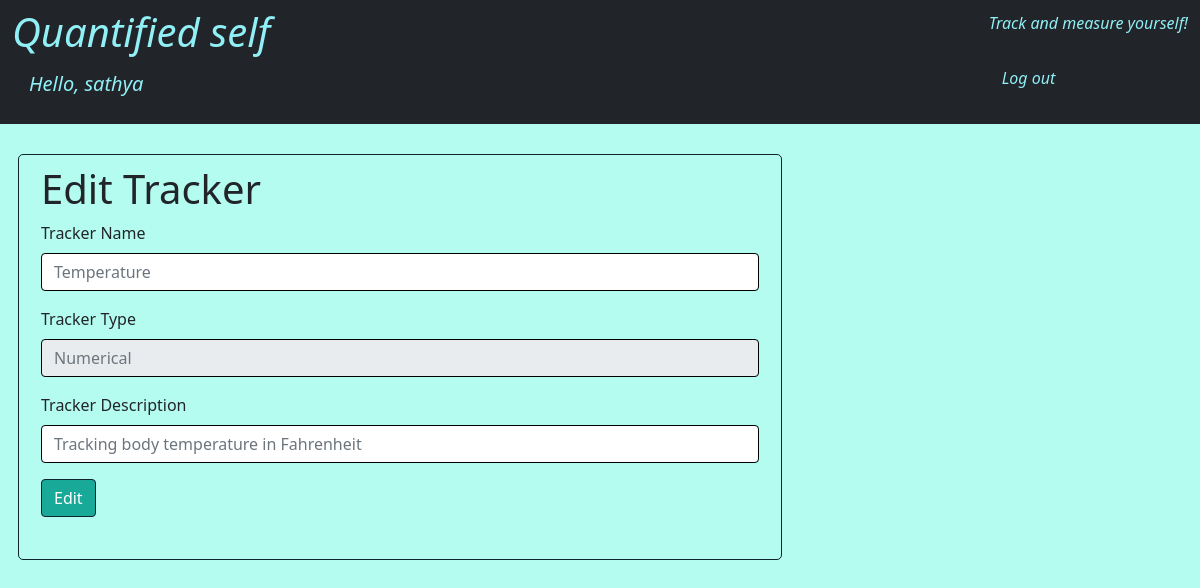
/user/sathya/14/edit (signed in), run on the app's committed database.
### models.py (models this page shows, shortened)
class Users(db.Model, UserMixin):
    __tablename__ = "Users"
    uid = db.Column(db.Integer, autoincrement=True, primary_key=True)
    uname = db.Column(db.String, nullable=False, unique=True)
    password = db.Column(db.String(), nullable=False)
    trackers = db.relationship("Trackers", secondary="Enrollments")

class Trackers(db.Model):
    __tablename__ = "Trackers"
    trid = db.Column(db.Integer, autoincrement=True, primary_key=True)
    trname = db.Column(db.String, nullable=False, unique=True)
    trtype = db.Column(db.String, nullable=False)
    trdesc = db.Column(db.String)

### application/user.py (the view, shortened to what this page needs)
@app.route("/user/<uname>/<int:trid>/edit", methods=['GET', 'POST'])
@login_required
def user_tracker_edit(uname,trid):
    if request.method == 'GET':
        tracker = Trackers.query.filter_by(trid=trid).one()
        selectable_values = None
        if tracker.trtype == "Multiple Choice":
            try:
                selectable_values = Selectables.query.filter_by(trid=trid).one()
            except:
                pass
        return render_template("useredittracker.html", tracker=tracker, selectable_values = selectable_values, uname=current_user.uname, trid=trid)

### application/user.py (called while the page is built)
@login.user_loader
def load_user(uid):
    return Users.query.filter_by(uid=uid).first()

### templates/useredittracker.html (shortened to what this page needs)
<!DOCTYPE html>
<html lang="en">
  <head>
    <link href="https://cdn.jsdelivr.net/npm/bootstrap@5.1.3/dist/css/bootstrap.min.css" rel="stylesheet">
  </head>
<body >
    <nav class="navbar navbar-dark bg-dark">
        <div class="container-fluid">
           <h1 class="italic" style="color:#91eff6;">Quantified self <br><a class="btn btn-lg" style="color:#91eff6;" href="/user/{{uname}}/home">Hello, {{uname}}</a></h1>
           <br>
           <p class="italic" style="color:#91eff6;">Track and measure yourself!<br><br><a href="/user/logout" class="btn btn-dark" style="color:#91eff6">Log out</a></p>
        </div>
     </nav>
    <div id="main" class="col-md-8">
      <div class="container-fluid" style="padding: 30px">
        <div class="row" style="border: 1px solid #10222E; border-radius: 5px; padding: 10px;">
            <h1>Edit Tracker</h1>
            <form action="/user/{{uname}}/{{trid}}/edit" method="POST" id="tracker-edit-form">
                <div class="row">
                  <div class="mb-3">
                    <label for="trname" class="form-label">Tracker Name</label>
                    <input type="text" class="form-control" id="trname" name="trname" style="border: 1px solid black;" placeholder="{{tracker.trname}}">
                  </div>
                  <div class="mb-3">
                    <label for="trtype" class="form-label">Tracker Type</label>
                    <input type="text" class="form-control" id="trtype" name="trtype" style="border: 1px solid black;" placeholder="{{tracker.trtype}}" disabled readonly>
                  </div>
                  </div>
                  <div class="mb-3">
                    <label for="trdesc" class="form-label">Tracker Description</label>
                    <input type="text" class="form-control" id="trdesc" name="trdesc" style="border: 1px solid black;" placeholder="{{tracker.trdesc}}">
                  </div>
                  <div class="col-auto mb-3">
                    <input type="submit" class="btn btn-primary mb-3" value="Edit" style="border: 0.5px solid #10222E; background-color: #18A999; color: white;">
                  </div>
        </div>
      </div>
    </div>
</body>
</html>

### templates/useredittracker.html (style rules this page uses)
body { background-color:rgba(52, 247, 214, 0.359) }
h1.italic { font-style:italic }
p.italic { font-style:italic }

### data on the page
Users: uname "sathya"
Trackers: trname "Temperature", trtype "Numerical", trdesc "Tracking body temperature in Fahrenheit"
